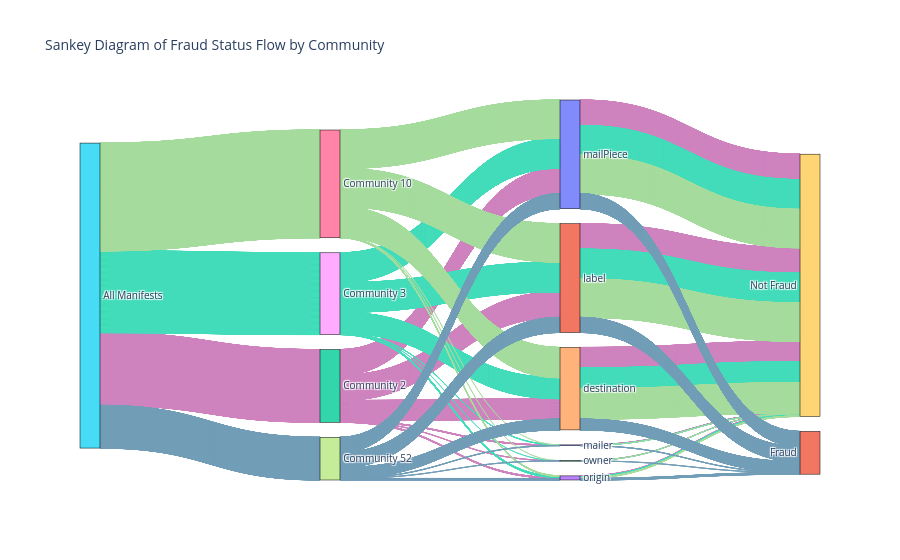

Notebook code for this chart:
### Code cell
import random

# Ensure 'manifestid' is part of your DataFrame
nodes_df['manifestid'] = nodes_df['manifestid'].fillna('Unknown')
nodes_df['Community_id'] = nodes_df['Community_id'].fillna(-1)

# Generate a unique color for each community
def generate_community_colors(df):
    communities = df['Community_id'].unique()
    community_colors = {}
    for community in communities:
        if community != -1:  # Exclude unknown community
            community_colors[community] = f'rgba({random.randint(0, 255)}, {random.randint(0, 255)}, {random.randint(0, 255)}, 0.8)'
    return community_colors

community_colors = generate_community_colors(nodes_df)

# Prepare data for Sankey diagram
def prepare_sankey_data(df):
    source = []
    target = []
    value = []
    colors = []

    manifest_label = 'All Manifests'

    for _, row in df.iterrows():
        if row['Community_id'] == -1:
            continue  # Exclude unknown community

        community_id = f"Community {int(row['Community_id'])}"
        label = row['labels']
        fraud_status = row['Fraud_Status']

        source.extend([manifest_label, community_id, label])
        target.extend([community_id, label, fraud_status])
        value.extend([1, 1, 1])

        # Use the same color for all links associated with the same community
        community_color = community_colors[int(row['Community_id'])]
        colors.extend([community_color, community_color, community_color])

    return source, target, value, colors

source, target, value, colors = prepare_sankey_data(nodes_df)

# Create labels list
labels = list(set(source + target))

# Map labels to indices
label_to_index = {label: i for i, label in enumerate(labels)}
source_indices = [label_to_index[src] for src in source]
target_indices = [label_to_index[tgt] for tgt in target]

# Create Sankey diagram
fig = go.Figure(go.Sankey(
    node=dict(
        pad=15,
        thickness=20,
        line=dict(color="black", width=0.5),
        label=labels
    ),
    link=dict(
        source=source_indices,
        target=target_indices,
        value=value,
        color=colors
    )
))

fig.update_layout(title_text="Sankey Diagram of Fraud Status Flow by Community", font_size=10)
fig.show()

### Figure 1 — Plotly figure (JSON) as saved in the notebook; plotly's stock layout.template omitted (floating-point values rounded to 4 significant figures; data arrays with more than 128 entries replaced by an {"elided": "..."} marker saying what was removed)
{"data": [{"link": {"color": {"elided": "28506 str values"}, "source": {"elided": "28506 int values"}, "target": {"elided": "28506 int values"}, "value": {"elided": "28506 int values"}}, "node": {"label": ["mailer", "Fraud", "owner", "origin", "destination", "All Manifests", "Community 10", "Community 52", "Community 3", "Not Fraud", "mailPiece", "label", "Community 2"], "line": {"color": "black", "width": 0.5}, "pad": 15, "thickness": 20}, "type": "sankey"}], "layout": {"autosize": true, "font": {"size": 10}, "title": {"text": "Sankey Diagram of Fraud Status Flow by Community"}}}
